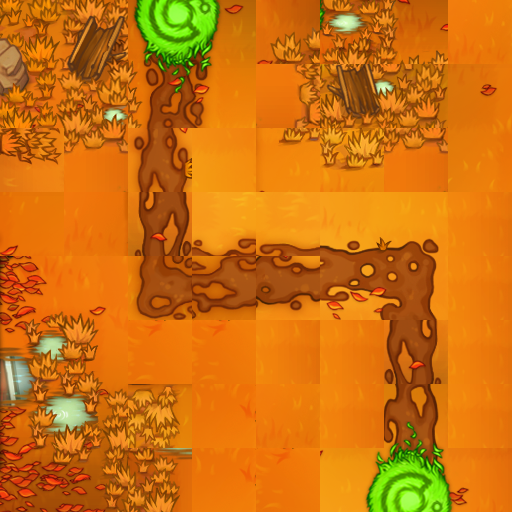

This game map was drawn from its Tiled (.tmx) file and the tilesets committed beside it. A one-line description and the full map source follow:
An orthogonal 8x8 tile map with 64x64 px tiles, 1 tile layer (图块层 1), 4 tilesets.

<map version="1.4" tiledversion="1.4.3" orientation="orthogonal" renderorder="right-down" width="8" height="8" tilewidth="64" tileheight="64" infinite="0" nextlayerid="2" nextobjectid="1">
 <tileset firstgid="1" source="秋天07(Fall_爱给网_aigei_com.tsx" />
 <tileset firstgid="257" source="秋天06(Fall_爱给网_aigei_com.tsx" />
 <tileset firstgid="513" source="秋天04.tsx" />
 <tileset firstgid="769" source="秋天08(Fall_爱给网_aigei_com.tsx" />
 <layer id="1" name="图块层 1" width="8" height="8">
  <data encoding="csv">
317,318,793,794,863,24,25,135,
333,334,809,810,2684354910,300,301,38,
2684354715,350,3758096523,861,840,104,350,54,
297,391,2147484317,1610613594,1610613578,620,621,862,
884,885,1073741960,137,2684354685,636,637,862,
900,901,1610612791,1610612791,862,862,669,862,
916,917,3221226377,55,135,862,573,862,
932,933,2147483727,55,1610612791,588,589,590
</data>
 </layer>
</map>
